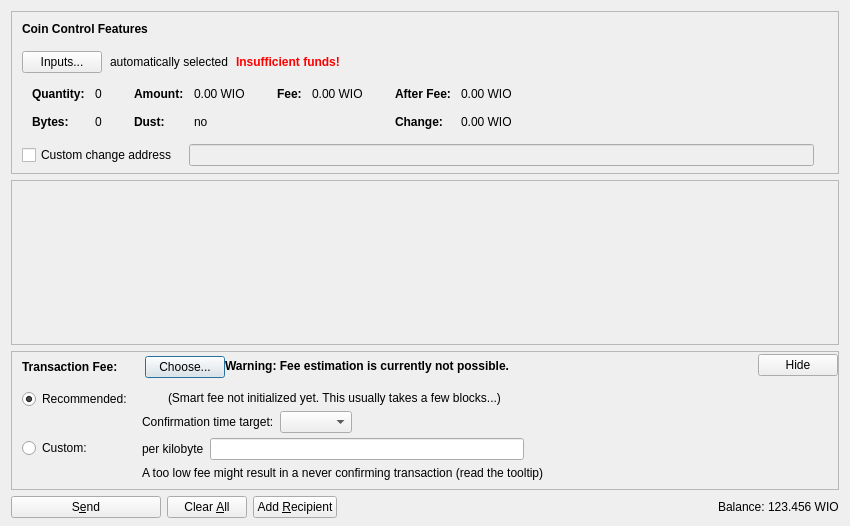
<?xml version="1.0" encoding="UTF-8"?>
<ui version="4.0">
 <class>SendCoinsDialog</class>
 <widget class="QDialog" name="SendCoinsDialog">
  <property name="geometry">
   <rect>
    <x>0</x>
    <y>0</y>
    <width>850</width>
    <height>526</height>
   </rect>
  </property>
  <property name="windowTitle">
   <string>Send Coins</string>
  </property>
  <layout class="QVBoxLayout" name="verticalLayout" stretch="0,1,0,0">
   <property name="bottomMargin">
    <number>8</number>
   </property>
   <item>
    <widget class="QFrame" name="frameCoinControl">
     <property name="sizePolicy">
      <sizepolicy hsizetype="Expanding" vsizetype="Expanding">
       <horstretch>0</horstretch>
       <verstretch>0</verstretch>
      </sizepolicy>
     </property>
     <property name="maximumSize">
      <size>
       <width>16777215</width>
       <height>16777215</height>
      </size>
     </property>
     <property name="frameShape">
      <enum>QFrame::StyledPanel</enum>
     </property>
     <property name="frameShadow">
      <enum>QFrame::Sunken</enum>
     </property>
     <layout class="QVBoxLayout" name="verticalLayoutCoinControl2">
      <property name="spacing">
       <number>0</number>
      </property>
      <property name="leftMargin">
       <number>0</number>
      </property>
      <property name="topMargin">
       <number>0</number>
      </property>
      <property name="rightMargin">
       <number>0</number>
      </property>
      <property name="bottomMargin">
       <number>6</number>
      </property>
      <item>
       <layout class="QVBoxLayout" name="verticalLayoutCoinControl" stretch="0,0,0,0,1">
        <property name="spacing">
         <number>0</number>
        </property>
        <property name="leftMargin">
         <number>10</number>
        </property>
        <property name="topMargin">
         <number>10</number>
        </property>
        <item>
         <layout class="QHBoxLayout" name="horizontalLayoutCoinControl1">
          <property name="bottomMargin">
           <number>15</number>
          </property>
          <item>
           <widget class="QLabel" name="labelCoinControlFeatures">
            <property name="sizePolicy">
             <sizepolicy hsizetype="Preferred" vsizetype="Maximum">
              <horstretch>0</horstretch>
              <verstretch>0</verstretch>
             </sizepolicy>
            </property>
            <property name="font">
             <font>
              <weight>75</weight>
              <bold>true</bold>
             </font>
            </property>
            <property name="styleSheet">
             <string notr="true">font-weight:bold;</string>
            </property>
            <property name="text">
             <string>Coin Control Features</string>
            </property>
           </widget>
          </item>
         </layout>
        </item>
        <item>
         <layout class="QHBoxLayout" name="horizontalLayoutCoinControl2" stretch="0,0,0,0">
          <property name="spacing">
           <number>8</number>
          </property>
          <property name="bottomMargin">
           <number>10</number>
          </property>
          <item>
           <widget class="QPushButton" name="pushButtonCoinControl">
            <property name="styleSheet">
             <string notr="true"/>
            </property>
            <property name="text">
             <string>Inputs...</string>
            </property>
            <property name="autoDefault">
             <bool>false</bool>
            </property>
           </widget>
          </item>
          <item>
           <widget class="QLabel" name="labelCoinControlAutomaticallySelected">
            <property name="text">
             <string>automatically selected</string>
            </property>
            <property name="margin">
             <number>5</number>
            </property>
           </widget>
          </item>
          <item>
           <widget class="QLabel" name="labelCoinControlInsuffFunds">
            <property name="font">
             <font>
              <weight>75</weight>
              <bold>true</bold>
             </font>
            </property>
            <property name="styleSheet">
             <string notr="true">color:red;font-weight:bold;</string>
            </property>
            <property name="text">
             <string>Insufficient funds!</string>
            </property>
            <property name="margin">
             <number>5</number>
            </property>
           </widget>
          </item>
          <item>
           <spacer name="horizontalSpacerCoinControl">
            <property name="orientation">
             <enum>Qt::Horizontal</enum>
            </property>
            <property name="sizeHint" stdset="0">
             <size>
              <width>40</width>
              <height>1</height>
             </size>
            </property>
           </spacer>
          </item>
         </layout>
        </item>
        <item>
         <widget class="QWidget" name="widgetCoinControl" native="true">
          <property name="sizePolicy">
           <sizepolicy hsizetype="Preferred" vsizetype="Preferred">
            <horstretch>0</horstretch>
            <verstretch>0</verstretch>
           </sizepolicy>
          </property>
          <property name="minimumSize">
           <size>
            <width>0</width>
            <height>0</height>
           </size>
          </property>
          <property name="styleSheet">
           <string notr="true"/>
          </property>
          <layout class="QHBoxLayout" name="horizontalLayoutCoinControl5">
           <property name="leftMargin">
            <number>0</number>
           </property>
           <property name="topMargin">
            <number>0</number>
           </property>
           <property name="rightMargin">
            <number>0</number>
           </property>
           <property name="bottomMargin">
            <number>0</number>
           </property>
           <item>
            <layout class="QHBoxLayout" name="horizontalLayoutCoinControl3" stretch="0,0,0,1">
             <property name="spacing">
              <number>20</number>
             </property>
             <property name="topMargin">
              <number>0</number>
             </property>
             <property name="bottomMargin">
              <number>10</number>
             </property>
             <item>
              <layout class="QFormLayout" name="formLayoutCoinControl1">
               <property name="horizontalSpacing">
                <number>10</number>
               </property>
               <property name="verticalSpacing">
                <number>14</number>
               </property>
               <property name="leftMargin">
                <number>10</number>
               </property>
               <property name="topMargin">
                <number>4</number>
               </property>
               <property name="rightMargin">
                <number>6</number>
               </property>
               <item row="0" column="0">
                <widget class="QLabel" name="labelCoinControlQuantityText">
                 <property name="font">
                  <font>
                   <weight>75</weight>
                   <bold>true</bold>
                  </font>
                 </property>
                 <property name="text">
                  <string>Quantity:</string>
                 </property>
                 <property name="margin">
                  <number>0</number>
                 </property>
                </widget>
               </item>
               <item row="0" column="1">
                <widget class="QLabel" name="labelCoinControlQuantity">
                 <property name="cursor">
                  <cursorShape>IBeamCursor</cursorShape>
                 </property>
                 <property name="contextMenuPolicy">
                  <enum>Qt::ActionsContextMenu</enum>
                 </property>
                 <property name="text">
                  <string notr="true">0</string>
                 </property>
                 <property name="margin">
                  <number>0</number>
                 </property>
                 <property name="textInteractionFlags">
                  <set>Qt::LinksAccessibleByMouse|Qt::TextSelectableByKeyboard|Qt::TextSelectableByMouse</set>
                 </property>
                </widget>
               </item>
               <item row="1" column="0">
                <widget class="QLabel" name="labelCoinControlBytesText">
                 <property name="font">
                  <font>
                   <weight>75</weight>
                   <bold>true</bold>
                  </font>
                 </property>
                 <property name="text">
                  <string>Bytes:</string>
                 </property>
                </widget>
               </item>
               <item row="1" column="1">
                <widget class="QLabel" name="labelCoinControlBytes">
                 <property name="cursor">
                  <cursorShape>IBeamCursor</cursorShape>
                 </property>
                 <property name="contextMenuPolicy">
                  <enum>Qt::ActionsContextMenu</enum>
                 </property>
                 <property name="text">
                  <string notr="true">0</string>
                 </property>
                 <property name="textInteractionFlags">
                  <set>Qt::LinksAccessibleByMouse|Qt::TextSelectableByKeyboard|Qt::TextSelectableByMouse</set>
                 </property>
                </widget>
               </item>
              </layout>
             </item>
             <item>
              <layout class="QFormLayout" name="formLayoutCoinControl2">
               <property name="horizontalSpacing">
                <number>10</number>
               </property>
               <property name="verticalSpacing">
                <number>14</number>
               </property>
               <property name="leftMargin">
                <number>6</number>
               </property>
               <property name="topMargin">
                <number>4</number>
               </property>
               <property name="rightMargin">
                <number>6</number>
               </property>
               <item row="0" column="0">
                <widget class="QLabel" name="labelCoinControlAmountText">
                 <property name="font">
                  <font>
                   <weight>75</weight>
                   <bold>true</bold>
                  </font>
                 </property>
                 <property name="text">
                  <string>Amount:</string>
                 </property>
                 <property name="margin">
                  <number>0</number>
                 </property>
                </widget>
               </item>
               <item row="0" column="1">
                <widget class="QLabel" name="labelCoinControlAmount">
                 <property name="cursor">
                  <cursorShape>IBeamCursor</cursorShape>
                 </property>
                 <property name="contextMenuPolicy">
                  <enum>Qt::ActionsContextMenu</enum>
                 </property>
                 <property name="text">
                  <string notr="true">0.00 WIO</string>
                 </property>
                 <property name="textInteractionFlags">
                  <set>Qt::LinksAccessibleByMouse|Qt::TextSelectableByKeyboard|Qt::TextSelectableByMouse</set>
                 </property>
                </widget>
               </item>
               <item row="1" column="0">
                <widget class="QLabel" name="labelCoinControlLowOutputText">
                 <property name="font">
                  <font>
                   <weight>75</weight>
                   <bold>true</bold>
                  </font>
                 </property>
                 <property name="text">
                  <string>Dust:</string>
                 </property>
                </widget>
               </item>
               <item row="1" column="1">
                <widget class="QLabel" name="labelCoinControlLowOutput">
                 <property name="cursor">
                  <cursorShape>IBeamCursor</cursorShape>
                 </property>
                 <property name="contextMenuPolicy">
                  <enum>Qt::ActionsContextMenu</enum>
                 </property>
                 <property name="text">
                  <string notr="true">no</string>
                 </property>
                 <property name="textInteractionFlags">
                  <set>Qt::LinksAccessibleByMouse|Qt::TextSelectableByKeyboard|Qt::TextSelectableByMouse</set>
                 </property>
                </widget>
               </item>
              </layout>
             </item>
             <item>
              <layout class="QFormLayout" name="formLayoutCoinControl3">
               <property name="horizontalSpacing">
                <number>10</number>
               </property>
               <property name="verticalSpacing">
                <number>14</number>
               </property>
               <property name="leftMargin">
                <number>6</number>
               </property>
               <property name="topMargin">
                <number>4</number>
               </property>
               <property name="rightMargin">
                <number>6</number>
               </property>
               <item row="0" column="0">
                <widget class="QLabel" name="labelCoinControlFeeText">
                 <property name="font">
                  <font>
                   <weight>75</weight>
                   <bold>true</bold>
                  </font>
                 </property>
                 <property name="text">
                  <string>Fee:</string>
                 </property>
                 <property name="margin">
                  <number>0</number>
                 </property>
                </widget>
               </item>
               <item row="0" column="1">
                <widget class="QLabel" name="labelCoinControlFee">
                 <property name="cursor">
                  <cursorShape>IBeamCursor</cursorShape>
                 </property>
                 <property name="contextMenuPolicy">
                  <enum>Qt::ActionsContextMenu</enum>
                 </property>
                 <property name="text">
                  <string notr="true">0.00 WIO</string>
                 </property>
                 <property name="textInteractionFlags">
                  <set>Qt::LinksAccessibleByMouse|Qt::TextSelectableByKeyboard|Qt::TextSelectableByMouse</set>
                 </property>
                </widget>
               </item>
              </layout>
             </item>
             <item>
              <layout class="QFormLayout" name="formLayoutCoinControl4">
               <property name="horizontalSpacing">
                <number>10</number>
               </property>
               <property name="verticalSpacing">
                <number>14</number>
               </property>
               <property name="leftMargin">
                <number>6</number>
               </property>
               <property name="topMargin">
                <number>4</number>
               </property>
               <property name="rightMargin">
                <number>6</number>
               </property>
               <item row="0" column="0">
                <widget class="QLabel" name="labelCoinControlAfterFeeText">
                 <property name="font">
                  <font>
                   <weight>75</weight>
                   <bold>true</bold>
                  </font>
                 </property>
                 <property name="text">
                  <string>After Fee:</string>
                 </property>
                 <property name="margin">
                  <number>0</number>
                 </property>
                </widget>
               </item>
               <item row="0" column="1">
                <widget class="QLabel" name="labelCoinControlAfterFee">
                 <property name="cursor">
                  <cursorShape>IBeamCursor</cursorShape>
                 </property>
                 <property name="contextMenuPolicy">
                  <enum>Qt::ActionsContextMenu</enum>
                 </property>
                 <property name="text">
                  <string notr="true">0.00 WIO</string>
                 </property>
                 <property name="textInteractionFlags">
                  <set>Qt::LinksAccessibleByMouse|Qt::TextSelectableByKeyboard|Qt::TextSelectableByMouse</set>
                 </property>
                </widget>
               </item>
               <item row="1" column="0">
                <widget class="QLabel" name="labelCoinControlChangeText">
                 <property name="font">
                  <font>
                   <weight>75</weight>
                   <bold>true</bold>
                  </font>
                 </property>
                 <property name="text">
                  <string>Change:</string>
                 </property>
                </widget>
               </item>
               <item row="1" column="1">
                <widget class="QLabel" name="labelCoinControlChange">
                 <property name="cursor">
                  <cursorShape>IBeamCursor</cursorShape>
                 </property>
                 <property name="contextMenuPolicy">
                  <enum>Qt::ActionsContextMenu</enum>
                 </property>
                 <property name="text">
                  <string notr="true">0.00 WIO</string>
                 </property>
                 <property name="textInteractionFlags">
                  <set>Qt::LinksAccessibleByMouse|Qt::TextSelectableByKeyboard|Qt::TextSelectableByMouse</set>
                 </property>
                </widget>
               </item>
              </layout>
             </item>
            </layout>
           </item>
          </layout>
         </widget>
        </item>
        <item>
         <layout class="QHBoxLayout" name="horizontalLayoutCoinControl4" stretch="0,0,0">
          <property name="spacing">
           <number>12</number>
          </property>
          <property name="sizeConstraint">
           <enum>QLayout::SetDefaultConstraint</enum>
          </property>
          <property name="topMargin">
           <number>5</number>
          </property>
          <property name="rightMargin">
           <number>5</number>
          </property>
          <item>
           <widget class="QCheckBox" name="checkBoxCoinControlChange">
            <property name="toolTip">
             <string>If this is activated, but the change address is empty or invalid, change will be sent to a newly generated address.</string>
            </property>
            <property name="text">
             <string>Custom change address</string>
            </property>
           </widget>
          </item>
          <item>
           <widget class="QValidatedLineEdit" name="lineEditCoinControlChange">
            <property name="enabled">
             <bool>false</bool>
            </property>
            <property name="sizePolicy">
             <sizepolicy hsizetype="Expanding" vsizetype="Fixed">
              <horstretch>0</horstretch>
              <verstretch>0</verstretch>
             </sizepolicy>
            </property>
           </widget>
          </item>
          <item>
           <widget class="QLabel" name="labelCoinControlChangeLabel">
            <property name="sizePolicy">
             <sizepolicy hsizetype="Preferred" vsizetype="Expanding">
              <horstretch>0</horstretch>
              <verstretch>0</verstretch>
             </sizepolicy>
            </property>
            <property name="minimumSize">
             <size>
              <width>0</width>
              <height>0</height>
             </size>
            </property>
            <property name="text">
             <string/>
            </property>
            <property name="margin">
             <number>3</number>
            </property>
           </widget>
          </item>
         </layout>
        </item>
        <item>
         <spacer name="verticalSpacerCoinControl">
          <property name="orientation">
           <enum>Qt::Vertical</enum>
          </property>
          <property name="sizeHint" stdset="0">
           <size>
            <width>800</width>
            <height>1</height>
           </size>
          </property>
         </spacer>
        </item>
       </layout>
      </item>
     </layout>
    </widget>
   </item>
   <item>
    <widget class="QScrollArea" name="scrollArea">
     <property name="widgetResizable">
      <bool>true</bool>
     </property>
     <widget class="QWidget" name="scrollAreaWidgetContents">
      <property name="geometry">
       <rect>
        <x>0</x>
        <y>0</y>
        <width>830</width>
        <height>104</height>
       </rect>
      </property>
      <layout class="QVBoxLayout" name="verticalLayout_2" stretch="0,1">
       <property name="leftMargin">
        <number>0</number>
       </property>
       <property name="topMargin">
        <number>0</number>
       </property>
       <property name="rightMargin">
        <number>0</number>
       </property>
       <property name="bottomMargin">
        <number>0</number>
       </property>
       <item>
        <layout class="QVBoxLayout" name="entries">
         <property name="spacing">
          <number>6</number>
         </property>
        </layout>
       </item>
       <item>
        <spacer name="verticalSpacer">
         <property name="orientation">
          <enum>Qt::Vertical</enum>
         </property>
         <property name="sizeHint" stdset="0">
          <size>
           <width>20</width>
           <height>40</height>
          </size>
         </property>
        </spacer>
       </item>
      </layout>
     </widget>
    </widget>
   </item>
   <item>
    <widget class="QFrame" name="frameFee">
     <property name="sizePolicy">
      <sizepolicy hsizetype="Expanding" vsizetype="Expanding">
       <horstretch>0</horstretch>
       <verstretch>0</verstretch>
      </sizepolicy>
     </property>
     <property name="maximumSize">
      <size>
       <width>16777215</width>
       <height>16777215</height>
      </size>
     </property>
     <property name="frameShape">
      <enum>QFrame::StyledPanel</enum>
     </property>
     <property name="frameShadow">
      <enum>QFrame::Sunken</enum>
     </property>
     <layout class="QVBoxLayout" name="verticalLayoutFee1">
      <property name="spacing">
       <number>0</number>
      </property>
      <property name="leftMargin">
       <number>0</number>
      </property>
      <property name="topMargin">
       <number>0</number>
      </property>
      <property name="rightMargin">
       <number>0</number>
      </property>
      <property name="bottomMargin">
       <number>0</number>
      </property>
      <item>
       <layout class="QVBoxLayout" name="verticalLayoutFee2" stretch="0,0,0">
        <property name="spacing">
         <number>0</number>
        </property>
        <property name="leftMargin">
         <number>10</number>
        </property>
        <property name="topMargin">
         <number>0</number>
        </property>
        <item>
         <layout class="QHBoxLayout" name="horizontalLayoutFee1">
          <property name="bottomMargin">
           <number>0</number>
          </property>
          <item>
           <layout class="QVBoxLayout" name="verticalLayoutFee7">
            <property name="spacing">
             <number>0</number>
            </property>
            <item>
             <spacer name="verticalSpacerSmartFee">
              <property name="orientation">
               <enum>Qt::Vertical</enum>
              </property>
              <property name="sizeType">
               <enum>QSizePolicy::Fixed</enum>
              </property>
              <property name="sizeHint" stdset="0">
               <size>
                <width>1</width>
                <height>4</height>
               </size>
              </property>
             </spacer>
            </item>
            <item>
             <layout class="QHBoxLayout" name="horizontalLayoutSmartFee">
              <property name="spacing">
               <number>10</number>
              </property>
              <item>
               <widget class="QLabel" name="labelFeeHeadline">
                <property name="sizePolicy">
                 <sizepolicy hsizetype="Preferred" vsizetype="Maximum">
                  <horstretch>0</horstretch>
                  <verstretch>0</verstretch>
                 </sizepolicy>
                </property>
                <property name="font">
                 <font>
                  <weight>75</weight>
                  <bold>true</bold>
                 </font>
                </property>
                <property name="styleSheet">
                 <string notr="true">font-weight:bold;</string>
                </property>
                <property name="text">
                 <string>Transaction Fee:</string>
                </property>
               </widget>
              </item>
              <item>
               <widget class="QLabel" name="labelFeeMinimized">
                <property name="text">
                 <string/>
                </property>
               </widget>
              </item>
              <item>
               <widget class="QPushButton" name="buttonChooseFee">
                <property name="text">
                 <string>Choose...</string>
                </property>
               </widget>
              </item>
             </layout>
            </item>
            <item>
             <spacer name="verticalSpacer_5">
              <property name="orientation">
               <enum>Qt::Vertical</enum>
              </property>
              <property name="sizeHint" stdset="0">
               <size>
                <width>1</width>
                <height>1</height>
               </size>
              </property>
             </spacer>
            </item>
           </layout>
          </item>
          <item>
           <widget class="QLabel" name="fallbackFeeWarningLabel">
            <property name="toolTip">
             <string>Using the fallbackfee can result in sending a transaction that will take several hours or days (or never) to confirm. Consider choosing your fee manually or wait until you have validated the complete chain.</string>
            </property>
            <property name="font">
            <font>
                <weight>75</weight>
                <bold>true</bold>
            </font>
            </property>
            <property name="text">
             <string>Warning: Fee estimation is currently not possible.</string>
            </property>
            <property name="wordWrap">
             <bool>false</bool>
            </property>
           </widget>
          </item>
          <item>
           <spacer name="horizontalSpacer_4">
            <property name="orientation">
             <enum>Qt::Horizontal</enum>
            </property>
            <property name="sizeType">
             <enum>QSizePolicy::MinimumExpanding</enum>
            </property>
            <property name="sizeHint" stdset="0">
             <size>
              <width>40</width>
              <height>20</height>
             </size>
            </property>
           </spacer>
          </item>
          <item>
           <widget class="QPushButton" name="buttonMinimizeFee">
            <property name="toolTip">
             <string>collapse fee-settings</string>
            </property>
            <property name="text">
             <string>Hide</string>
            </property>
           </widget>
          </item>
         </layout>
        </item>
        <item>
         <widget class="QFrame" name="frameFeeSelection">
          <layout class="QVBoxLayout" name="verticalLayoutFee12">
           <property name="spacing">
            <number>0</number>
           </property>
           <property name="leftMargin">
            <number>0</number>
           </property>
           <property name="topMargin">
            <number>0</number>
           </property>
           <property name="rightMargin">
            <number>0</number>
           </property>
           <property name="bottomMargin">
            <number>0</number>
           </property>
           <item>
            <layout class="QGridLayout" name="gridLayoutFee">
             <property name="topMargin">
              <number>10</number>
             </property>
             <property name="bottomMargin">
              <number>4</number>
             </property>
             <property name="horizontalSpacing">
              <number>10</number>
             </property>
             <property name="verticalSpacing">
              <number>4</number>
             </property>
             <item row="1" column="1">
              <layout class="QVBoxLayout" name="verticalLayoutFee8">
               <property name="spacing">
                <number>6</number>
               </property>
               <item>
                <layout class="QHBoxLayout" name="horizontalLayoutFee13">
                 <item>
                  <widget class="QLabel" name="labelCustomPerKilobyte">
                   <property name="toolTip">
                    <string>Specify a custom fee per kB (1,000 bytes) of the transaction's virtual size.

Note:  Since the fee is calculated on a per-byte basis, a fee of "100 satoshis per kB" for a transaction size of 500 bytes (half of 1 kB) would ultimately yield a fee of only 50 satoshis.</string>
                   </property>
                   <property name="text">
                    <string>per kilobyte</string>
                   </property>
                  </widget>
                 </item>
                 <item>
                  <widget class="BitcoinAmountField" name="customFee"/>
                 </item>
                 <item>
                  <spacer name="horizontalSpacer_6">
                   <property name="orientation">
                    <enum>Qt::Horizontal</enum>
                   </property>
                   <property name="sizeHint" stdset="0">
                    <size>
                     <width>1</width>
                     <height>1</height>
                    </size>
                   </property>
                  </spacer>
                 </item>
                </layout>
               </item>
               <item>
                <layout class="QHBoxLayout" name="horizontalLayoutFee8">
                 <item>
                  <widget class="QLabel" name="labelCustomFeeWarning">
                   <property name="enabled">
                    <bool>true</bool>
                   </property>
                   <property name="toolTip">
                    <string>When there is less transaction volume than space in the blocks, miners as well as relaying nodes may enforce a minimum fee. Paying only this minimum fee is just fine, but be aware that this can result in a never confirming transaction once there is more demand for wiocoin transactions than the network can process.</string>
                   </property>
                   <property name="text">
                    <string>A too low fee might result in a never confirming transaction (read the tooltip)</string>
                   </property>
                  </widget>
                 </item>
                 <item>
                  <spacer name="horizontalSpacer_2">
                   <property name="orientation">
                    <enum>Qt::Horizontal</enum>
                   </property>
                   <property name="sizeHint" stdset="0">
                    <size>
                     <width>1</width>
                     <height>1</height>
                    </size>
                   </property>
                  </spacer>
                 </item>
                </layout>
               </item>
              </layout>
             </item>
             <item row="0" column="0">
              <layout class="QVBoxLayout" name="verticalLayoutFee4" stretch="0,1">
               <item>
                <widget class="QRadioButton" name="radioSmartFee">
                 <property name="text">
                  <string>Recommended:</string>
                 </property>
                 <property name="checked">
                  <bool>true</bool>
                 </property>
                 <attribute name="buttonGroup">
                  <string notr="true">groupFee</string>
                 </attribute>
                </widget>
               </item>
               <item>
                <spacer name="verticalSpacer_2">
                 <property name="orientation">
                  <enum>Qt::Vertical</enum>
                 </property>
                 <property name="sizeHint" stdset="0">
                  <size>
                   <width>1</width>
                   <height>1</height>
                  </size>
                 </property>
                </spacer>
               </item>
              </layout>
             </item>
             <item row="1" column="0">
              <layout class="QVBoxLayout" name="verticalLayoutFee9" stretch="0,1">
               <item>
                <widget class="QRadioButton" name="radioCustomFee">
                 <property name="text">
                  <string>Custom:</string>
                 </property>
                 <attribute name="buttonGroup">
                  <string notr="true">groupFee</string>
                 </attribute>
                </widget>
               </item>
               <item>
                <spacer name="verticalSpacer_6">
                 <property name="orientation">
                  <enum>Qt::Vertical</enum>
                 </property>
                 <property name="sizeHint" stdset="0">
                  <size>
                   <width>1</width>
                   <height>1</height>
                  </size>
                 </property>
                </spacer>
               </item>
              </layout>
             </item>
             <item row="0" column="1">
              <layout class="QVBoxLayout" name="verticalLayoutFee3" stretch="0,0,1">
               <property name="spacing">
                <number>6</number>
               </property>
               <property name="topMargin">
                <number>2</number>
               </property>
               <item>
                <layout class="QHBoxLayout" name="horizontalLayoutFee12">
                 <item>
                  <widget class="QLabel" name="labelSmartFee">
                   <property name="text">
                    <string/>
                   </property>
                  </widget>
                 </item>
                 <item>
                  <widget class="QLabel" name="labelFeeEstimation">
                   <property name="text">
                    <string/>
                   </property>
                  </widget>
                 </item>
                 <item>
                  <widget class="QLabel" name="labelSmartFee2">
                   <property name="text">
                    <string>(Smart fee not initialized yet. This usually takes a few blocks...)</string>
                   </property>
                  </widget>
                 </item>
                 <item>
                  <spacer name="horizontalSpacer_5">
                   <property name="orientation">
                    <enum>Qt::Horizontal</enum>
                   </property>
                   <property name="sizeHint" stdset="0">
                    <size>
                     <width>1</width>
                     <height>1</height>
                    </size>
                   </property>
                  </spacer>
                 </item>
                </layout>
               </item>
               <item>
                <layout class="QHBoxLayout" name="horizontalLayoutFee9">
                 <item>
                  <layout class="QVBoxLayout" name="verticalLayoutFee6">
                   <item>
                    <widget class="QLabel" name="labelSmartFee3">
                     <property name="text">
                      <string>Confirmation time target:</string>
                     </property>
                    </widget>
                   </item>
                  </layout>
                 </item>
                 <item>
                  <layout class="QVBoxLayout" name="verticalLayoutFee5">
                   <property name="rightMargin">
                    <number>30</number>
                   </property>
                   <item>
                    <layout class="QHBoxLayout" name="horizontalLayoutConfTarget">
                     <property name="bottomMargin">
                      <number>0</number>
                     </property>
                     <item>
                      <widget class="QComboBox" name="confTargetSelector"/>
                     </item>
                     <item>
                      <spacer name="horizontalSpacerConfTarget">
                       <property name="orientation">
                        <enum>Qt::Horizontal</enum>
                       </property>
                       <property name="sizeHint" stdset="0">
                        <size>
                         <width>40</width>
                         <height>20</height>
                        </size>
                       </property>
                      </spacer>
                     </item>
                    </layout>
                   </item>
                  </layout>
                 </item>
                </layout>
               </item>
               <item>
                <spacer name="verticalSpacer_4">
                 <property name="orientation">
                  <enum>Qt::Vertical</enum>
                 </property>
                 <property name="sizeHint" stdset="0">
                  <size>
                   <width>1</width>
                   <height>1</height>
                  </size>
                 </property>
                </spacer>
               </item>
              </layout>
             </item>
            </layout>
           </item>
          </layout>
         </widget>
        </item>
        <item>
         <spacer name="verticalSpacerFee">
          <property name="orientation">
           <enum>Qt::Vertical</enum>
          </property>
          <property name="sizeHint" stdset="0">
           <size>
            <width>40</width>
            <height>5</height>
           </size>
          </property>
         </spacer>
        </item>
       </layout>
      </item>
     </layout>
    </widget>
   </item>
   <item>
    <layout class="QHBoxLayout" name="horizontalLayout">
     <item>
      <widget class="QPushButton" name="sendButton">
       <property name="minimumSize">
        <size>
         <width>150</width>
         <height>0</height>
        </size>
       </property>
       <property name="toolTip">
        <string>Confirm the send action</string>
       </property>
       <property name="text">
        <string>S&amp;end</string>
       </property>
       <property name="icon">
        <iconset resource="../bitcoin.qrc">
         <normaloff>:/icons/send</normaloff>:/icons/send</iconset>
       </property>
       <property name="autoDefault">
        <bool>false</bool>
       </property>
       <property name="default">
        <bool>false</bool>
       </property>
      </widget>
     </item>
     <item>
      <widget class="QPushButton" name="clearButton">
       <property name="sizePolicy">
        <sizepolicy hsizetype="Minimum" vsizetype="Fixed">
         <horstretch>0</horstretch>
         <verstretch>0</verstretch>
        </sizepolicy>
       </property>
       <property name="toolTip">
        <string>Clear all fields of the form.</string>
       </property>
       <property name="text">
        <string>Clear &amp;All</string>
       </property>
       <property name="icon">
        <iconset resource="../bitcoin.qrc">
         <normaloff>:/icons/remove</normaloff>:/icons/remove</iconset>
       </property>
       <property name="autoDefault">
        <bool>false</bool>
       </property>
      </widget>
     </item>
     <item>
      <widget class="QPushButton" name="addButton">
       <property name="toolTip">
        <string>Send to multiple recipients at once</string>
       </property>
       <property name="text">
        <string>Add &amp;Recipient</string>
       </property>
       <property name="icon">
        <iconset resource="../bitcoin.qrc">
         <normaloff>:/icons/add</normaloff>:/icons/add</iconset>
       </property>
       <property name="autoDefault">
        <bool>false</bool>
       </property>
      </widget>
     </item>
     <item>
      <spacer name="horizontalSpacer">
       <property name="orientation">
        <enum>Qt::Horizontal</enum>
       </property>
       <property name="sizeHint" stdset="0">
        <size>
         <width>40</width>
         <height>20</height>
        </size>
       </property>
      </spacer>
     </item>
     <item>
      <layout class="QHBoxLayout" name="horizontalLayout_2">
       <property name="spacing">
        <number>3</number>
       </property>
       <item>
        <widget class="QLabel" name="label">
         <property name="sizePolicy">
          <sizepolicy hsizetype="Preferred" vsizetype="Fixed">
           <horstretch>0</horstretch>
           <verstretch>0</verstretch>
          </sizepolicy>
         </property>
         <property name="text">
          <string>Balance:</string>
         </property>
        </widget>
       </item>
       <item>
        <widget class="QLabel" name="labelBalance">
         <property name="sizePolicy">
          <sizepolicy hsizetype="Preferred" vsizetype="Fixed">
           <horstretch>0</horstretch>
           <verstretch>0</verstretch>
          </sizepolicy>
         </property>
         <property name="cursor">
          <cursorShape>IBeamCursor</cursorShape>
         </property>
         <property name="text">
          <string notr="true">123.456 WIO</string>
         </property>
         <property name="textInteractionFlags">
          <set>Qt::LinksAccessibleByMouse|Qt::TextSelectableByKeyboard|Qt::TextSelectableByMouse</set>
         </property>
        </widget>
       </item>
      </layout>
     </item>
    </layout>
   </item>
  </layout>
 </widget>
 <customwidgets>
  <customwidget>
   <class>QValidatedLineEdit</class>
   <extends>QLineEdit</extends>
   <header>qt/qvalidatedlineedit.h</header>
  </customwidget>
  <customwidget>
   <class>BitcoinAmountField</class>
   <extends>QLineEdit</extends>
   <header>qt/bitcoinamountfield.h</header>
   <container>1</container>
  </customwidget>
 </customwidgets>
 <resources>
  <include location="../bitcoin.qrc"/>
 </resources>
 <connections/>
 <buttongroups>
  <buttongroup name="groupFee"/>
 </buttongroups>
</ui>
